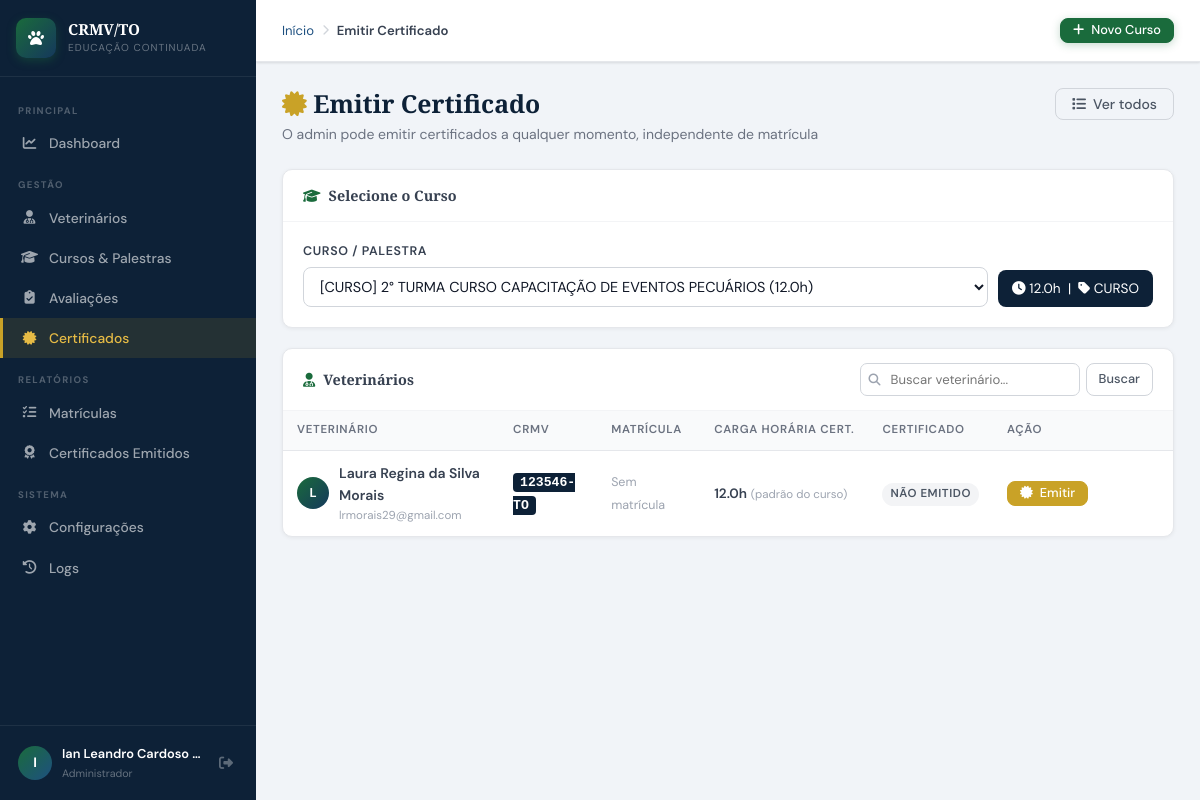
The page /admin/certificados/emitir.php?curso_id=5 (signed in) on the database its author committed.
### tables this page shows
CREATE TABLE `tbl_cursos` (
  `curso_id` int(10) UNSIGNED NOT NULL,
  `categoria_id` int(10) UNSIGNED DEFAULT NULL,
  `titulo` varchar(200) NOT NULL,
  `descricao` text DEFAULT NULL,
  `capa` varchar(120) DEFAULT NULL,
  `observacoes` text DEFAULT NULL,
  `tipo` enum('CURSO','PALESTRA','WORKSHOP','CONGRESSO','WEBINAR') NOT NULL DEFAULT 'CURSO',
  `modalidade` enum('PRESENCIAL','EAD','HIBRIDO') NOT NULL DEFAULT 'PRESENCIAL',
  `carga_horaria` decimal(5,1) NOT NULL DEFAULT 0.0,
  `vagas` smallint(6) DEFAULT NULL,
  `data_inicio` date DEFAULT NULL,
  `data_fim` date DEFAULT NULL,
  `horario` varchar(100) DEFAULT NULL,
  `local_nome` varchar(150) DEFAULT NULL,
  `local_cidade` varchar(80) DEFAULT NULL,
  `local_uf` char(2) DEFAULT 'TO',
  `local_endereco` varchar(200) DEFAULT NULL,
  `link_ead` varchar(300) DEFAULT NULL,
  `youtube_id` varchar(30) DEFAULT NULL,
  `valor` decimal(8,2) NOT NULL DEFAULT 0.00,
  `status` enum('RASCUNHO','PUBLICADO','ENCERRADO','CANCELADO') NOT NULL DEFAULT 'RASCUNHO',
  `cert_modelo` text DEFAULT NULL,
  `cert_conteudo_programatico` mediumtext DEFAULT NULL COMMENT 'HTML do conteúdo programático (verso do certificado)',
  `cert_validade` smallint(6) DEFAULT NULL,
  `cert_obs` text DEFAULT NULL COMMENT 'Observação interna do certificado (não aparece impresso)',
  `ativo` tinyint(1) NOT NULL DEFAULT 1,
  `criado_em` datetime NOT NULL DEFAULT current_timestamp(),
  `atualizado_em` datetime DEFAULT NULL ON UPDATE current_timestamp(),
  `criado_por` int(10) UNSIGNED DEFAULT NULL,
  `instrutor_id` int(11) DEFAULT NULL,
  `requer_avaliacao` tinyint(1) NOT NULL DEFAULT 0,
  `avaliacao_com_nota` tinyint(1) NOT NULL DEFAULT 0,
  `nota_minima` decimal(5,2) NOT NULL DEFAULT 70.00,
  `tentativas_maximas` tinyint(4) NOT NULL DEFAULT 3,
  `cert_frente_html` text DEFAULT NULL,
  `cert_verso_html` text DEFAULT NULL
);

CREATE TABLE `tbl_usuarios` (
  `usuario_id` int(10) UNSIGNED NOT NULL,
  `perfil_id` int(10) UNSIGNED NOT NULL DEFAULT 2,
  `nome_completo` varchar(150) NOT NULL,
  `cpf` varchar(14) DEFAULT NULL,
  `rg` varchar(20) DEFAULT NULL,
  `data_nascimento` date DEFAULT NULL,
  `sexo` enum('M','F','O') DEFAULT NULL,
  `email` varchar(150) NOT NULL,
  `telefone` varchar(20) DEFAULT NULL,
  `celular` varchar(20) DEFAULT NULL,
  `crmv_numero` varchar(20) DEFAULT NULL,
  `crmv_uf` char(2) NOT NULL DEFAULT 'TO',
  `especialidade` varchar(100) DEFAULT NULL,
  `instituicao` varchar(150) DEFAULT NULL,
  `cep` varchar(9) DEFAULT NULL,
  `logradouro` varchar(150) DEFAULT NULL,
  `numero` varchar(10) DEFAULT NULL,
  `complemento` varchar(80) DEFAULT NULL,
  `bairro` varchar(80) DEFAULT NULL,
  `cidade` varchar(80) DEFAULT NULL,
  `uf` char(2) DEFAULT NULL,
  `senha_hash` varchar(255) NOT NULL,
  `senha_salt` varchar(64) NOT NULL,
  `token_reset` varchar(100) DEFAULT NULL,
  `token_expira` datetime DEFAULT NULL,
  `ultimo_acesso` datetime DEFAULT NULL,
  `tentativas_login` tinyint(4) NOT NULL DEFAULT 0,
  `bloqueado_ate` datetime DEFAULT NULL,
  `ativo` tinyint(1) NOT NULL DEFAULT 1,
  `foto_perfil` varchar(200) DEFAULT NULL,
  `criado_em` datetime NOT NULL DEFAULT current_timestamp(),
  `atualizado_em` datetime DEFAULT NULL ON UPDATE current_timestamp(),
  `criado_por` int(10) UNSIGNED DEFAULT NULL
);

### includes/conexao.php (called while the page is built, shortened)
<?php
function getConn(): PDO {
    static $pdo = null;
    if ($pdo === null) {
        try {
            $dsn = "mysql:host=" . DB_HOST . ";port=" . DB_PORT . ";dbname=" . DB_NAME . ";charset=utf8mb4";
            $pdo = new PDO($dsn, DB_USER, DB_PASS, [
                PDO::ATTR_ERRMODE            => PDO::ERRMODE_EXCEPTION,
                PDO::ATTR_DEFAULT_FETCH_MODE => PDO::FETCH_ASSOC,
                PDO::ATTR_EMULATE_PREPARES   => false,
            ]);
        } catch (PDOException $e) {
            die('<div style="font-family:monospace;background:#fee2e2;color:#7f1d1d;padding:20px;margin:20px;border-radius:8px">
                <strong>Erro de conexão com o banco:</strong><br>' . htmlspecialchars($e->getMessage()) . '
                <br><br>Verifique se o XAMPP está rodando e o banco <strong>' . DB_NAME . '</strong> foi criado.
            </div>');
        }
    }
    return $pdo;
}
function dbQuery(string $sql, array $params = []): array {
    $stmt = getConn()->prepare($sql);
    $stmt->execute($params);
    return $stmt->fetchAll();
}
function dbQueryOne(string $sql, array $params = []): array|false {
    $stmt = getConn()->prepare($sql);
    $stmt->execute($params);
    return $stmt->fetch();
}
function primeiraLetra(string $nome): string {
    return mb_strtoupper(mb_substr(trim($nome), 0, 1));
}

### admin/certificados/emitir.php (the view, shortened to what this page needs)
<?php
require_once __DIR__ . '/../../includes/conexao.php';
$curso_id = (int)($_GET['curso_id'] ?? 0);
$curso    = $curso_id ? dbQueryOne("SELECT * FROM tbl_cursos WHERE curso_id = ?", [$curso_id]) : null;
$busca_vet = trim($_GET['busca_vet'] ?? '');
$params    = [];
$wh        = "WHERE u.perfil_id = 2 AND u.ativo = 1";
$veterinarios = dbQuery(
    "SELECT u.usuario_id, u.nome_completo, u.email, u.crmv_numero, u.crmv_uf,
            m.matricula_id, m.status AS mat_status, m.certificado_gerado, m.certificado_codigo
     FROM tbl_usuarios u
     LEFT JOIN tbl_matriculas m ON m.usuario_id = u.usuario_id AND m.curso_id = ?
     $wh
     ORDER BY u.nome_completo
     LIMIT 50",
    array_merge([$curso_id ?: 0], $params)
);
$cursos_lista = dbQuery("SELECT curso_id, titulo, tipo, carga_horaria FROM tbl_cursos WHERE ativo=1 ORDER BY titulo");
require_once __DIR__ . '/../../includes/layout.php';
?>
<div class="pg-header">
    <div class="pg-header-row">
        <div>
            <h1 class="pg-titulo"><i class="fa-solid fa-certificate" style="color:var(--ouro)"></i> Emitir Certificado</h1>
            <p class="pg-subtitulo">O admin pode emitir certificados a qualquer momento, independente de matrícula</p>
        </div>
        <div class="pg-acoes">
            <a href="/crmv/admin/certificados/lista.php" class="btn btn-ghost"><i class="fa-solid fa-list"></i> Ver todos</a>
        </div>
    </div>
</div>
<div class="card" style="margin-bottom:20px">
    <div class="card-header"><span class="card-titulo"><i class="fa-solid fa-graduation-cap"></i> Selecione o Curso</span></div>
    <div class="card-body">
        <form method="GET" style="display:flex;gap:10px;align-items:flex-end;flex-wrap:wrap">
            <div class="form-group" style="flex:1;min-width:280px;margin:0">
                <label>Curso / Palestra</label>
                <select name="curso_id" onchange="this.form.submit()">
                    <?php foreach ($cursos_lista as $cl): ?>
                    <option value="<?= $cl['curso_id'] ?>" <?= $curso_id===$cl['curso_id']?'selected':'' ?>>
                        [<?= $cl['tipo'] ?>] <?= htmlspecialchars($cl['titulo']) ?> (<?= $cl['carga_horaria'] ?>h)
                    </option>
                    <?php endforeach; ?>
                </select>
            </div>
            <?php if ($curso): ?>
            <div style="padding:8px 14px;background:var(--azul-esc);color:#fff;border-radius:8px;font-size:.85rem">
                <i class="fa-solid fa-clock"></i> <?= $curso['carga_horaria'] ?>h
                &nbsp;|&nbsp;
                <i class="fa-solid fa-tag"></i> <?= $curso['tipo'] ?>
            </div>
            <?php endif; ?>
        </form>
    </div>
</div>
<?php if ($curso): ?>
<div class="card">
    <div class="card-header">
        <span class="card-titulo"><i class="fa-solid fa-user-doctor"></i> Veterinários</span>
        <form method="GET" style="display:flex;gap:6px">
            <div style="position:relative">
                <input type="text" name="busca_vet" value="<?= htmlspecialchars($busca_vet) ?>"
                    placeholder="Buscar veterinário..."
                    style="padding:7px 10px 7px 30px;border:1.5px solid var(--c300);border-radius:7px;font-size:.82rem;font-family:inherit;outline:none;width:220px"
                    onfocus="this.style.borderColor='var(--azul-clr)'" onblur="this.style.borderColor='var(--c300)'">
            </div>
            <button type="submit" class="btn btn-ghost btn-sm">Buscar</button>
        </form>
    </div>
    <div class="tabela-wrapper">
        <table class="tabela">
            <thead>
                <tr>
                    <th>Veterinário</th>
                    <th>CRMV</th>
                    <th>Matrícula</th>
                    <th>Carga Horária Cert.</th>
                    <th>Certificado</th>
                    <th style="width:180px">Ação</th>
                </tr>
            </thead>
            <tbody>
            <?php if (empty($veterinarios)): ?>
            <tr><td colspan="6"><div class="vazio" style="padding:30px"><i class="fa-solid fa-user-doctor"></i><p>Nenhum veterinário encontrado.</p></div></td></tr>
            <?php else: ?>
            <?php foreach ($veterinarios as $v): ?>
            <tr>
                <td>
                    <div style="display:flex;align-items:center;gap:10px">
                        <div class="avatar-circulo" style="width:32px;height:32px;font-size:.8rem;flex-shrink:0"><?= primeiraLetra($v['nome_completo']) ?></div>
                        <div>
                            <div style="font-weight:600;font-size:.875rem"><?= htmlspecialchars($v['nome_completo']) ?></div>
                            <div style="font-size:.72rem;color:var(--c400)"><?= htmlspecialchars($v['email']) ?></div>
                        </div>
                    </div>
                </td>
                <td>
                    <?php if ($v['crmv_numero']): ?>
                    <span style="font-family:monospace;font-weight:700;font-size:.82rem;background:var(--azul-esc);color:#fff;padding:2px 7px;border-radius:4px">
                        <?= htmlspecialchars($v['crmv_numero']) ?>-<?= htmlspecialchars($v['crmv_uf']) ?>
                    </span>
                    <?php else: ?>
                    <span style="color:var(--c300);font-size:.8rem">—</span>
                    <?php endif; ?>
                </td>
                <td>
                    <?php if ($v['matricula_id']): ?>
                    <?= badgeStatus($v['mat_status']) ?>
                    <?php else: ?>
                    <span style="font-size:.78rem;color:var(--c400)">Sem matrícula</span>
                    <?php endif; ?>
                </td>
                <td>
                    <span style="font-size:.85rem;font-weight:600"><?= $curso['carga_horaria'] ?>h</span>
                    <span style="font-size:.72rem;color:var(--c400)">(padrão do curso)</span>
                </td>
                <td>
                    <?php if ($v['certificado_gerado']): ?>
                    <div style="display:flex;align-items:center;gap:6px">
                        <span class="badge b-verde"><i class="fa-solid fa-check"></i> Emitido</span>
                        <a href="/crmv/admin/certificados/ver.php?codigo=<?= urlencode($v['certificado_codigo']) ?>"
                           class="btn btn-ghost btn-icone btn-sm" title="Visualizar">
                            <i class="fa-solid fa-eye"></i>
                        </a>
                    </div>
                    <?php else: ?>
                    <span class="badge b-cinza">Não emitido</span>
                    <?php endif; ?>
                </td>
                <td>
                    <?php if ($v['certificado_gerado']): ?>
                    <div style="display:flex;gap:5px">
                        <a href="/crmv/admin/certificados/ver.php?codigo=<?= urlencode($v['certificado_codigo']) ?>"
                           class="btn btn-ghost btn-sm"><i class="fa-solid fa-eye"></i> Ver</a>
                        <a href="/crmv/admin/certificados/imprimir.php?codigo=<?= urlencode($v['certificado_codigo']) ?>"
                           class="btn btn-sm" style="background:#fefce8;color:#713f12;border-color:#fde68a" target="_blank">
                           <i class="fa-solid fa-print"></i> PDF
                        </a>
                    </div>
                    <?php else: ?>
                    <form method="POST">
                        <button type="submit" class="btn btn-sm" style="background:var(--ouro);color:#fff;border-color:var(--ouro)">
                            <i class="fa-solid fa-certificate"></i> Emitir
                        </button>
                    </form>
                    <?php endif; ?>
                </td>
            </tr>
            <?php endforeach; ?>
            <?php endif; ?>
            </tbody>
        </table>
    </div>
</div>
<?php endif; ?>
<?php require_once __DIR__ . '/../../includes/layout_footer.php'; ?>

### rows shown on the page
tbl_cursos: carga_horaria "12.0", tipo "CURSO"
tbl_usuarios: nome_completo "L", nome_completo "Laura Regina da Silva Morais", email "lrmorais29@gmail.com", crmv_numero "123546", crmv_uf "TO"

### other values the page prints
primeiraLetra($_SESSION['usr_nome'] ?? 'A') "I"
truncaTexto($_SESSION['usr_nome'] ?? '', 22) "Ian Leandro Cardoso…"
$pageTitulo "Emitir Certificado"
